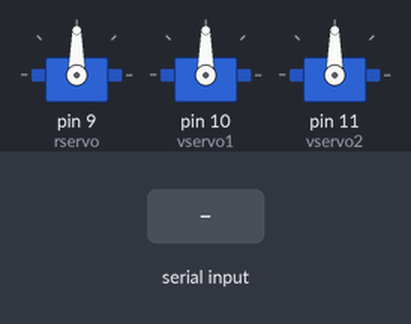
Simulated run of this sketch. Board: Arduino Uno, built with avr-gcc and run on an emulated ATmega328P. Shown: 3 × servo. The inputs (shaded band) are chosen by the test bench.

Above: at 1.2 s.
1.3 s: byte 30 received over Serial
At 2.1 s:
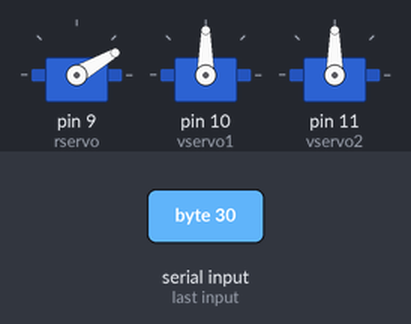
At 7.1 s:
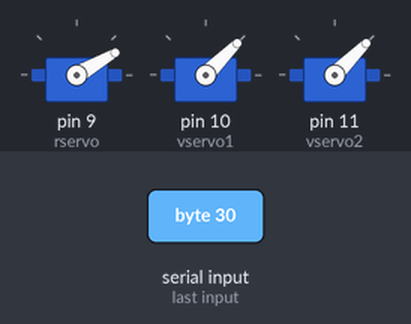
Timing chart, 0 to 10.8 s (numbered marks = the images above; inputs shaded):
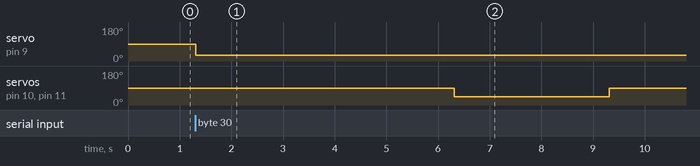

The sketch:

control_servo.ino
```cpp
#include <Servo.h>

Servo rservo;
Servo vservo1;
Servo vservo2;
int rval;

void setup()
{
  rservo.attach(9);
  vservo1.attach(10);
  vservo2.attach(11);
  Serial.begin(9600);
  rval = 90;
}

void loop()
{
  if (Serial.available()) {
    rval = (int) Serial.read();
    dumpTrash();
  }
  rservo.write(rval);                  // sets the servo position according to the scaled value
  delay(15);                           // waits for the servo to get there
}

void dumpTrash() {
  rservo.write(rval);
  delay(5000);
  vservo1.write(45);
  vservo2.write(45);
  delay(3000);
  vservo1.write(90);
  vservo2.write(90);
  delay(3000);
}
```

Measured:
- after the input at 1.3 s, servo on pin 9 (rservo): 90° → 30° at once; servo on pin 10 (vservo1), servo on pin 11 (vservo2): 90° → 45° after 5.0 s, → 90° 3.0 s later
